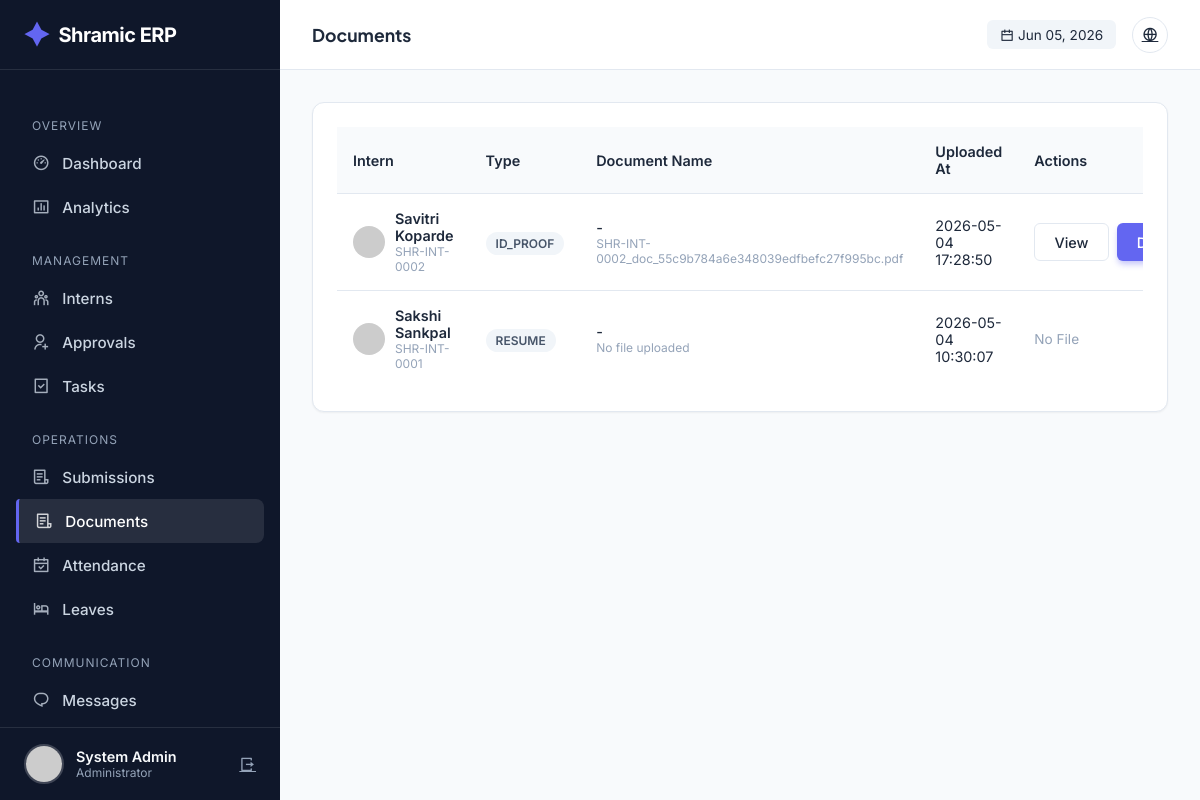
Before: /admin/documents (signed in) with the older database file.
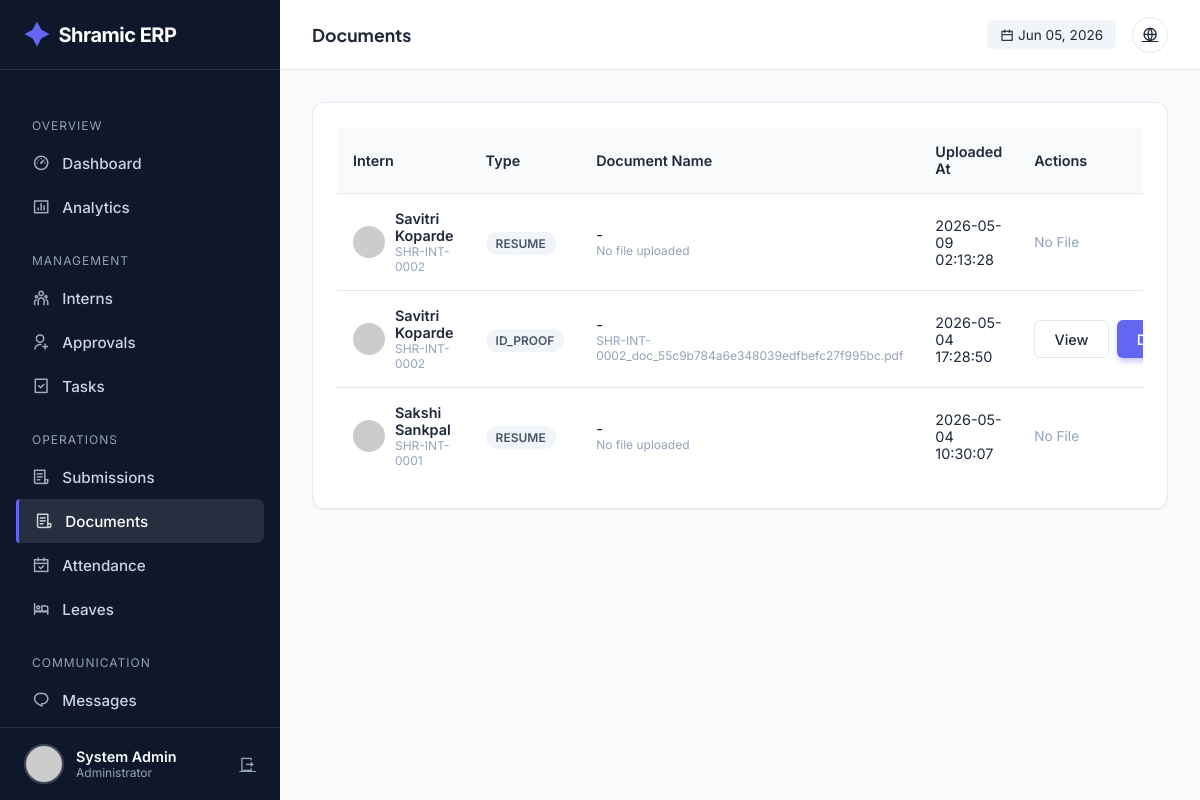
After: the same page with the newer database file.
### tables this page shows
CREATE TABLE document_verifications (
            id INTEGER PRIMARY KEY AUTOINCREMENT,
            user_id INTEGER,
            document_type TEXT NOT NULL,
            document_name TEXT,
            file_url TEXT,
            status TEXT DEFAULT 'PENDING',
            verified_by INTEGER,
            verified_at TIMESTAMP,
            rejection_reason TEXT,
            uploaded_at TIMESTAMP DEFAULT CURRENT_TIMESTAMP,
            FOREIGN KEY (user_id) REFERENCES users(id),
            FOREIGN KEY (verified_by) REFERENCES users(id)
        );

CREATE TABLE users (
            id INTEGER PRIMARY KEY AUTOINCREMENT,
            intern_id TEXT UNIQUE,
            usn TEXT UNIQUE NOT NULL,
            full_name TEXT NOT NULL,
            phone TEXT NOT NULL,
            email TEXT UNIQUE NOT NULL,
            password_hash TEXT NOT NULL,
            role TEXT NOT NULL,
            photo_url TEXT,
            status TEXT DEFAULT 'PENDING',
            is_admin BOOLEAN DEFAULT 0,
            department TEXT,
            join_date DATE,
            emergency_contact TEXT,
            address TEXT,
            last_login TIMESTAMP,
            login_count INTEGER DEFAULT 0,
            created_at TIMESTAMP DEFAULT CURRENT_TIMESTAMP,
            updated_at TIMESTAMP DEFAULT CURRENT_TIMESTAMP
        );

### app.py (the view)
@app.route('/admin/documents')
@login_required
@admin_required
def admin_documents():
    conn = get_db_connection()
    cur = conn.cursor()
    status_filter = request.args.get('status', 'PENDING')
    cur.execute("""
        SELECT dv.*, u.full_name, u.intern_id, u.photo_url
        FROM document_verifications dv
        JOIN users u ON dv.user_id = u.id
        WHERE dv.status = ?
        ORDER BY dv.uploaded_at DESC
    """, (status_filter,))
    documents = cur.fetchall()
    conn.close()
    return render_template(
        'admin/documents.html',
        documents=documents,
        current_status=status_filter
    )

### app.py (called while the page is built)
@app.before_request
def make_session_permanent():
    session.permanent = True
    app.permanent_session_lifetime = timedelta(days=365)

def get_db_connection():
    conn = sqlite3.connect(DATABASE, timeout=30)
    conn.execute("PRAGMA busy_timeout = 30000")
    conn.row_factory = sqlite3.Row
    return conn

def get_current_datetime():
    return datetime.now(TIMEZONE)

@login_manager.user_loader
def load_user(user_id):
    conn = get_db_connection()
    cur = conn.cursor()
    cur.execute("SELECT * FROM users WHERE id = ?", (user_id,))
    user_data = cur.fetchone()
    conn.close()
    return User(dict(user_data)) if user_data else None

def admin_required(f):
    @wraps(f)
    def decorated_function(*args, **kwargs):
        if not current_user.is_authenticated or not current_user.is_admin:
            flash('Access denied. Admin privileges required.', 'error')
            return redirect(url_for('index'))
        return f(*args, **kwargs)
    return decorated_function

@app.before_request
def before_request():
        pass

### templates/admin/documents.html (shortened to what this page needs)
{% extends "admin/base.html" %}
{% block page_title %}Documents{% endblock %}
{% block content %}
<div class="card">
  <div class="table-container">
    <table>
      <thead>
        <tr>
          <th>Intern</th>
          <th>Type</th>
          <th>Document Name</th>
          <th>Uploaded At</th>
          <th>Actions</th>
        </tr>
      </thead>
      <tbody>
        {% for doc in documents %}
        <tr>
          <td>
            <div style="display: flex; align-items: center; gap: 10px">
              <img
                src="{{ url_for('static', filename='uploads/profiles/' + doc.photo_url) if doc.photo_url else 'https://ui-avatars.com/api/?name=' + doc.full_name }}"
                style="width: 32px; height: 32px; border-radius: 50%"
              />
              <div>
                <div style="font-weight: 600">{{ doc.full_name }}</div>
                <div style="font-size: 0.75rem; color: var(--text-light)">
                  {{ doc.intern_id }}
                </div>
              </div>
            </div>
          </td>
          <td>
            <span class="badge badge-neutral">{{ doc.document_type }}</span>
          </td>
          <td>
            <div style="font-weight: 500">{{ doc.admin_comment or '-' }}</div>
            <div style="font-size: 0.75rem; color: var(--text-light)">
              {{ doc.file_url or 'No file uploaded' }}
            </div>
          </td>
          <td>{{ doc.uploaded_at }}</td>
          <td>
            <div style="display: flex; gap: 8px">
              {% if doc.file_url %}
              <a href="{{ url_for('serve_file', filename=doc.file_url) }}"
                 target="_blank"
                 class="btn btn-outline">
                View
              </a>
              <a href="{{ url_for('serve_file', filename=doc.file_url) }}"
                 download
                 class="btn btn-primary">
                Download
              </a>
              {% else %}
              <span style="color: var(--text-light); font-size: 0.85rem;">
                No File
              </span>
              {% endif %}
            </div>
          </td>
        </tr>
        {% else %}
        <tr>
          <td colspan="5" style="text-align: center; padding: 3rem; color: var(--text-light)">
            No documents found.
          </td>
        </tr>
        {% endfor %}
      </tbody>
    </table>
  </div>
</div>
{% endblock %}

Changed rows visible on the page:
added document_verifications: full_name "Savitri Koparde", intern_id "SHR-INT-0002", document_type "RESUME", admin_comment "-", file_url "No file uploaded", uploaded_at "2026-05-09 02:13:28", shows "No File"
